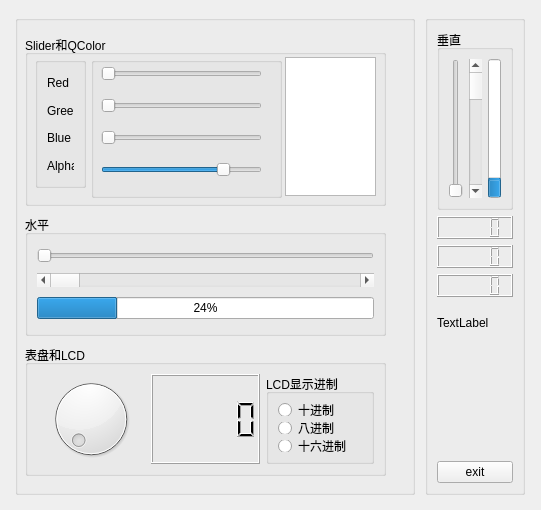
<?xml version="1.0" encoding="UTF-8"?>
<ui version="4.0">
 <class>NumberForm</class>
 <widget class="QWidget" name="NumberForm">
  <property name="geometry">
   <rect>
    <x>0</x>
    <y>0</y>
    <width>541</width>
    <height>510</height>
   </rect>
  </property>
  <property name="minimumSize">
   <size>
    <width>510</width>
    <height>510</height>
   </size>
  </property>
  <property name="maximumSize">
   <size>
    <width>610</width>
    <height>610</height>
   </size>
  </property>
  <property name="windowTitle">
   <string>Form</string>
  </property>
  <layout class="QGridLayout" name="gridLayout">
   <item row="0" column="0">
    <widget class="QGroupBox" name="groupBox_8">
     <property name="minimumSize">
      <size>
       <width>380</width>
       <height>480</height>
      </size>
     </property>
     <property name="maximumSize">
      <size>
       <width>400</width>
       <height>480</height>
      </size>
     </property>
     <property name="title">
      <string/>
     </property>
     <widget class="QGroupBox" name="groupBox_5">
      <property name="geometry">
       <rect>
        <x>10</x>
        <y>330</y>
        <width>361</width>
        <height>131</height>
       </rect>
      </property>
      <property name="title">
       <string>表盘和LCD</string>
      </property>
      <layout class="QHBoxLayout" name="horizontalLayout_2">
       <item>
        <widget class="QDial" name="dial">
         <property name="maximum">
          <number>500</number>
         </property>
        </widget>
       </item>
       <item>
        <widget class="QLCDNumber" name="lcdNumber"/>
       </item>
       <item>
        <widget class="QGroupBox" name="groupBox_4">
         <property name="title">
          <string>LCD显示进制</string>
         </property>
         <layout class="QVBoxLayout" name="verticalLayout_2">
          <item>
           <widget class="QRadioButton" name="radioBtn_Dec">
            <property name="text">
             <string>十进制</string>
            </property>
           </widget>
          </item>
          <item>
           <widget class="QRadioButton" name="radioBtn_Oct">
            <property name="text">
             <string>八进制</string>
            </property>
           </widget>
          </item>
          <item>
           <widget class="QRadioButton" name="radioBtn_Hex">
            <property name="text">
             <string>十六进制</string>
            </property>
           </widget>
          </item>
         </layout>
        </widget>
       </item>
      </layout>
     </widget>
     <widget class="QGroupBox" name="groupBox_3">
      <property name="geometry">
       <rect>
        <x>10</x>
        <y>200</y>
        <width>361</width>
        <height>121</height>
       </rect>
      </property>
      <property name="title">
       <string>水平</string>
      </property>
      <layout class="QVBoxLayout" name="verticalLayout">
       <item>
        <widget class="QSlider" name="horizonSlider">
         <property name="orientation">
          <enum>Qt::Horizontal</enum>
         </property>
        </widget>
       </item>
       <item>
        <widget class="QScrollBar" name="horizonScrollBar">
         <property name="orientation">
          <enum>Qt::Horizontal</enum>
         </property>
        </widget>
       </item>
       <item>
        <widget class="QProgressBar" name="horizonProgressBar">
         <property name="value">
          <number>24</number>
         </property>
        </widget>
       </item>
      </layout>
     </widget>
     <widget class="QGroupBox" name="groupBox">
      <property name="geometry">
       <rect>
        <x>10</x>
        <y>20</y>
        <width>361</width>
        <height>171</height>
       </rect>
      </property>
      <property name="layoutDirection">
       <enum>Qt::LeftToRight</enum>
      </property>
      <property name="title">
       <string>Slider和QColor</string>
      </property>
      <widget class="QTextEdit" name="textEdit">
       <property name="geometry">
        <rect>
         <x>260</x>
         <y>22</y>
         <width>91</width>
         <height>139</height>
        </rect>
       </property>
      </widget>
      <widget class="QGroupBox" name="groupBox_7">
       <property name="geometry">
        <rect>
         <x>10</x>
         <y>22</y>
         <width>51</width>
         <height>131</height>
        </rect>
       </property>
       <property name="title">
        <string/>
       </property>
       <layout class="QVBoxLayout" name="verticalLayout_3">
        <item>
         <widget class="QLabel" name="label">
          <property name="text">
           <string>Red</string>
          </property>
         </widget>
        </item>
        <item>
         <widget class="QLabel" name="label_2">
          <property name="text">
           <string>Green</string>
          </property>
         </widget>
        </item>
        <item>
         <widget class="QLabel" name="label_3">
          <property name="text">
           <string>Blue</string>
          </property>
         </widget>
        </item>
        <item>
         <widget class="QLabel" name="label_4">
          <property name="text">
           <string>Alpha</string>
          </property>
         </widget>
        </item>
       </layout>
      </widget>
      <widget class="QGroupBox" name="groupBox_6">
       <property name="geometry">
        <rect>
         <x>66</x>
         <y>22</y>
         <width>191</width>
         <height>141</height>
        </rect>
       </property>
       <property name="title">
        <string/>
       </property>
       <widget class="QSlider" name="alphaSlider">
        <property name="geometry">
         <rect>
          <x>10</x>
          <y>102</y>
          <width>161</width>
          <height>22</height>
         </rect>
        </property>
        <property name="maximum">
         <number>255</number>
        </property>
        <property name="value">
         <number>200</number>
        </property>
        <property name="orientation">
         <enum>Qt::Horizontal</enum>
        </property>
       </widget>
       <widget class="QSlider" name="greenSlider">
        <property name="geometry">
         <rect>
          <x>10</x>
          <y>38</y>
          <width>161</width>
          <height>22</height>
         </rect>
        </property>
        <property name="maximum">
         <number>255</number>
        </property>
        <property name="orientation">
         <enum>Qt::Horizontal</enum>
        </property>
       </widget>
       <widget class="QSlider" name="redSlider">
        <property name="geometry">
         <rect>
          <x>10</x>
          <y>6</y>
          <width>161</width>
          <height>22</height>
         </rect>
        </property>
        <property name="maximum">
         <number>255</number>
        </property>
        <property name="orientation">
         <enum>Qt::Horizontal</enum>
        </property>
       </widget>
       <widget class="QSlider" name="blueSlider">
        <property name="geometry">
         <rect>
          <x>10</x>
          <y>70</y>
          <width>161</width>
          <height>22</height>
         </rect>
        </property>
        <property name="maximum">
         <number>255</number>
        </property>
        <property name="orientation">
         <enum>Qt::Horizontal</enum>
        </property>
       </widget>
      </widget>
     </widget>
    </widget>
   </item>
   <item row="0" column="1">
    <widget class="QGroupBox" name="groupBox_9">
     <property name="minimumSize">
      <size>
       <width>100</width>
       <height>480</height>
      </size>
     </property>
     <property name="maximumSize">
      <size>
       <width>100</width>
       <height>480</height>
      </size>
     </property>
     <property name="title">
      <string/>
     </property>
     <layout class="QVBoxLayout" name="verticalLayout_4">
      <item>
       <widget class="QGroupBox" name="groupBox_2">
        <property name="minimumSize">
         <size>
          <width>0</width>
          <height>180</height>
         </size>
        </property>
        <property name="maximumSize">
         <size>
          <width>150</width>
          <height>200</height>
         </size>
        </property>
        <property name="title">
         <string>垂直</string>
        </property>
        <layout class="QHBoxLayout" name="horizontalLayout">
         <item>
          <widget class="QSlider" name="verticalSlider">
           <property name="orientation">
            <enum>Qt::Vertical</enum>
           </property>
          </widget>
         </item>
         <item>
          <widget class="QScrollBar" name="verticalScrollBar">
           <property name="orientation">
            <enum>Qt::Vertical</enum>
           </property>
          </widget>
         </item>
         <item>
          <widget class="QProgressBar" name="verticalProgressBar">
           <property name="maximum">
            <number>200</number>
           </property>
           <property name="value">
            <number>24</number>
           </property>
           <property name="orientation">
            <enum>Qt::Vertical</enum>
           </property>
          </widget>
         </item>
        </layout>
       </widget>
      </item>
      <item>
       <widget class="QLCDNumber" name="lcdNumber_hour">
        <property name="maximumSize">
         <size>
          <width>16777215</width>
          <height>30</height>
         </size>
        </property>
       </widget>
      </item>
      <item>
       <widget class="QLCDNumber" name="lcdNumber_min">
        <property name="maximumSize">
         <size>
          <width>16777215</width>
          <height>30</height>
         </size>
        </property>
       </widget>
      </item>
      <item>
       <widget class="QLCDNumber" name="lcdNumber_second">
        <property name="maximumSize">
         <size>
          <width>16777215</width>
          <height>30</height>
         </size>
        </property>
       </widget>
      </item>
      <item>
       <widget class="QLabel" name="elapstimelabel">
        <property name="minimumSize">
         <size>
          <width>0</width>
          <height>40</height>
         </size>
        </property>
        <property name="text">
         <string>TextLabel</string>
        </property>
       </widget>
      </item>
      <item>
       <spacer name="verticalSpacer">
        <property name="orientation">
         <enum>Qt::Vertical</enum>
        </property>
        <property name="sizeHint" stdset="0">
         <size>
          <width>20</width>
          <height>32</height>
         </size>
        </property>
       </spacer>
      </item>
      <item>
       <widget class="QPushButton" name="exitBtn">
        <property name="text">
         <string>exit</string>
        </property>
       </widget>
      </item>
     </layout>
    </widget>
   </item>
  </layout>
 </widget>
 <resources/>
 <connections/>
</ui>
